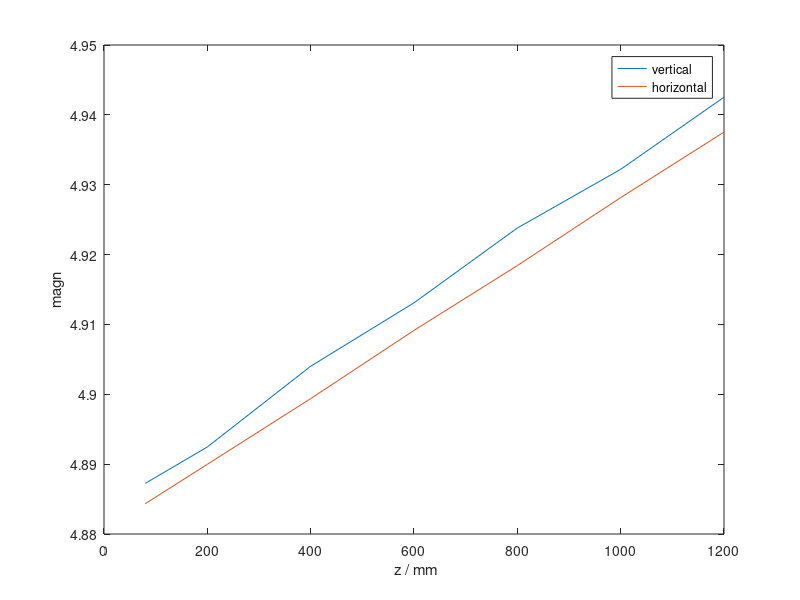

Recreate this plot in MATLAB. (Note: this script raises an error after producing the figure.)
% Magnification vs distance using KIT camera

% vertical MTF, horizontal edge
mtf_vert = [ 80   4.88725
200  4.89246
400  4.9040126
600  4.9130959
800  4.9237997
1000 4.9322013
1200 4.9425318
];

% horizontal MTF, vertical edge
mtf_hor = [1200 4.9375306
1000 4.9281522
 800 4.9184230
 600 4.9091415
 400 4.8993784
 200 4.8899764
  80 4.8843443
];

% Plot magn
x = mtf_vert(:,1);
mv = mtf_vert(:,2);
mh = mtf_hor(end:-1:1,2);
figure( 'Name', 'magnification vs distance' )
plot( x, mv, x, mh)
xlabel( ' z / mm' )
ylabel( ' magn ' )
legend( {'vertical' 'horizontal'} )

% Fit 
fitType = 'poly1';
fov = fit( x, mv, fitType);
foh = fit( x, mh, fitType);

% Print fit parameters
disp( fov )
disp( foh )

% extrapolate source distance
fprintf( '\nsource distance extrapolation : \n hor : %g m\n vert : %g m', foh.p2 / foh.p1 / 1000, fov.p2 / fov.p1 / 1000)
